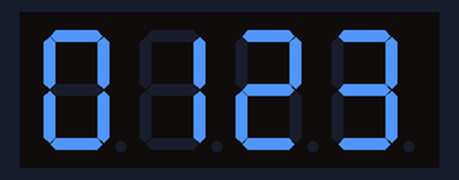
Simulated run of this program. Board: Arduino Uno, built with avr-gcc and run on an emulated ATmega328P. Shown: 4-digit seven-segment display.

Above: at 0.34 s.
At 0.99 s:
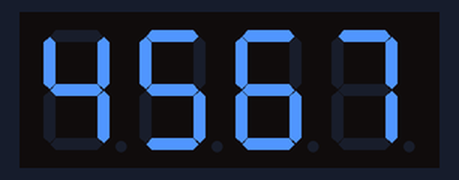
At 1.64 s:
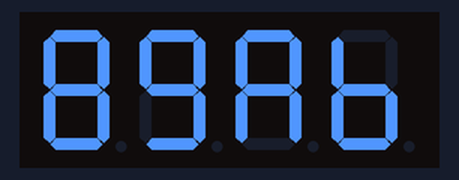
At 2.61 s:
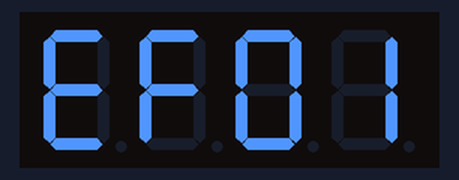

Measured:
- by itself, everything shown: repeats every 2.6 s, in 8 steps

The program:

main.cpp
```cpp
#include <Arduino.h>
#include "TM1637.h"

#define CLK 2
#define DIO 3

TM1637 tm1637(CLK, DIO);

void setup() {
  tm1637.init();
  // BRIGHT_TYPICAL = 2, BRIGHT_DARKEST = 0, BRIGHTEST = 7
  tm1637.set(BRIGHT_TYPICAL);
}

void loop() {
  // put your main code here, to run repeatedly:
  int8_t NumTab[] = {0, 1, 2, 3, 4, 5, 6, 7, 8, 9, 10, 11, 12, 13, 14, 15};
  int8_t ListDisp[4];
  unsigned char i = 0;
  unsigned char count = 0;
  delay(150);
  while (1)
  {
    i = count++;
    count ++;
    if (count == sizeof(NumTab)) count = 0;
    for (unsigned char BitSelect = 0; BitSelect < 4; BitSelect++) {
      ListDisp[BitSelect] = NumTab[i];
      i++;
      if (i == sizeof(NumTab)) i = 0;
    }
    tm1637.display(0,ListDisp[0]);
    tm1637.display(1,ListDisp[1]);
    tm1637.display(2,ListDisp[2]);
    tm1637.display(3,ListDisp[3]);
    delay(300);
  }
}
```
